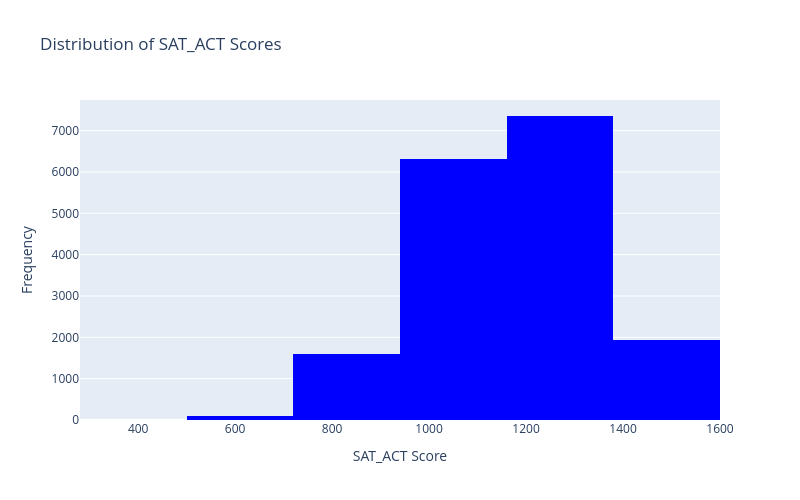

Here is the notebook cell this chart was saved with:
### Code cell
# Plotly

# Step 1: Calculate frequency distribution
scores = df['SAT_ACT'].dropna()
frequency, intervals = np.histogram(scores, bins=bins)

# Step 2: Display frequency distribution
print("SAT_ACT Score Intervals:", intervals)
print("Frequencies:", frequency)

# Step 3: Create histogram using Plotly
fig = px.histogram(
    df,
    x='SAT_ACT',
    nbins=6,
    color_discrete_sequence=['blue'],
    title='Distribution of SAT_ACT Scores',
    width=800,
    height=500
)

# Step 4: Set interval width and starting point
fig.update_traces(xbins=dict(
    start=bins[0],
    end=bins[-1],
    size=bins[1] - bins[0]
))

# Step 5: Add axis labels
fig.update_layout(
    xaxis_title='SAT_ACT Score',
    yaxis_title='Frequency'
)

# Step 6: Display histogram
fig.show()

### Figure 1 — Plotly figure (JSON) as saved in the notebook; plotly's stock layout.template omitted (floating-point values rounded to 4 significant figures; data arrays with more than 128 entries replaced by an {"elided": "..."} marker saying what was removed)
{"data": [{"bingroup": "x", "hovertemplate": "SAT_ACT=%{x}<br>count=%{y}<extra></extra>", "legendgroup": "", "marker": {"color": "blue", "pattern": {"shape": ""}}, "name": "", "nbinsx": 6, "orientation": "v", "showlegend": false, "x": {"elided": "17339 int values"}, "xaxis": "x", "yaxis": "y", "type": "histogram", "xbins": {"end": 1600.0, "size": 220.0, "start": 280.0}}], "layout": {"xaxis": {"anchor": "y", "domain": [0.0, 1.0], "title": {"text": "SAT_ACT Score"}}, "yaxis": {"anchor": "x", "domain": [0.0, 1.0], "title": {"text": "Frequency"}}, "legend": {"tracegroupgap": 0}, "title": {"text": "Distribution of SAT_ACT Scores"}, "barmode": "relative", "height": 500, "width": 800}}
